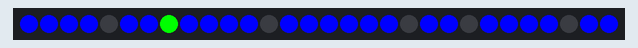
Bench run of a sketch on a simulated Arduino Uno, built with avr-gcc and run on an emulated ATmega328P. Parts: 30 RGB LEDs in strip order, left to right.

Above: at 0.15 s.
At 5.07 s:
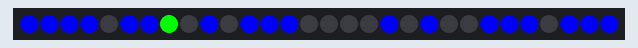
At 9.98 s:
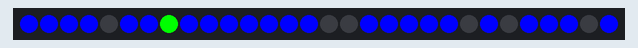
At 19.81 s:
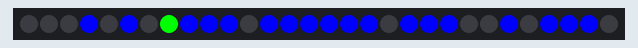
At 29.64 s:
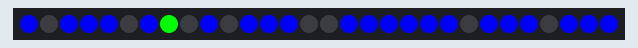
At 39.79 s:
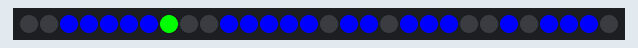

The sketch:

NeoPixelPrecision3.ino
```cpp
#include <Adafruit_NeoPixel.h>

#define PIN 2	 // input pin Neopixel is attached to

#define NUMPIXELS      30 // number of neopixels in strip

Adafruit_NeoPixel pixels = Adafruit_NeoPixel(NUMPIXELS, PIN, NEO_GRB + NEO_KHZ800);

int delayval = 1000; // timing delay in milliseconds
//Nested array of boolean values corresponding to LEDs based on design specifications of 7 Segment Display. Numbers in Array correspond to array position.
int ledStates[10][7]={{1,1,1,1,0,1,1},{0,0,0,1,0,1,0},{1,0,1,1,1,0,1},{0,0,1,1,1,1,1},{0,1,0,1,1,1,0},{0,1,1,0,1,1,1},{1,1,1,0,1,1,1},{0,0,1,1,0,1,0},{1,1,1,1,1,1,1},{0,1,1,1,1,1,1}};

void setup() {
  // Initialize the NeoPixel library.
  pixels.begin();
}


//Test Loop
void loop() {
  updateSpeedDisplay(0.765);
  for(float i = 0.000;i<10;i+=0.001){
    updateSpeedDisplay(i);
    delay(10);
  }
}

/**
	 * setNum method, Sets provided digit on specified Display Segment:
	 *
	 * @param startLED : Leading LED of Digit that needs to be changed.
   * Expected Input: 0, 8, 16 or 24. The start LEDs for the 4 digits to be displayed
   * @param num: Number to be changed to.
   * Expected Input: 0.000 to 9.999
	 */
void setNum(int startLED, int num){

    for(int i=0; i<=6; i++){
      if(ledStates[num][i]){
        pixels.setPixelColor(startLED+i,pixels.Color(0,0,255));
      }
      else{
        pixels.setPixelColor(startLED+i,pixels.Color(0,0,0));
      }
    }
}

/**
	 * updateSpeed method, Set Provided Float to Digits on LED Display
	 *
   * @param interval: Float value of speed to be changed to
   * Expected Input: Float of precision 1 where 0<=speed<=9.9
	 */
void updateSpeedDisplay(float interval){
    //convert float to char to extract digits
    char intervalString[5];
    //Convert float to string to get values at ones and tenths place and decimal point
    dtostrf(interval, 3, 3, intervalString);
      //extract 1st digit from float string and cal setNum function
      setNum(0,intervalString[0]-'0');
      //skipping to index 2 due to decimal point location in expected input
      setNum(8,intervalString[2]-'0');
      setNum(15,intervalString[3]-'0');
      setNum(23,intervalString[4]-'0');
    pixels.setPixelColor(7,pixels.Color(0,255,0));
    pixels.show();
}
```
